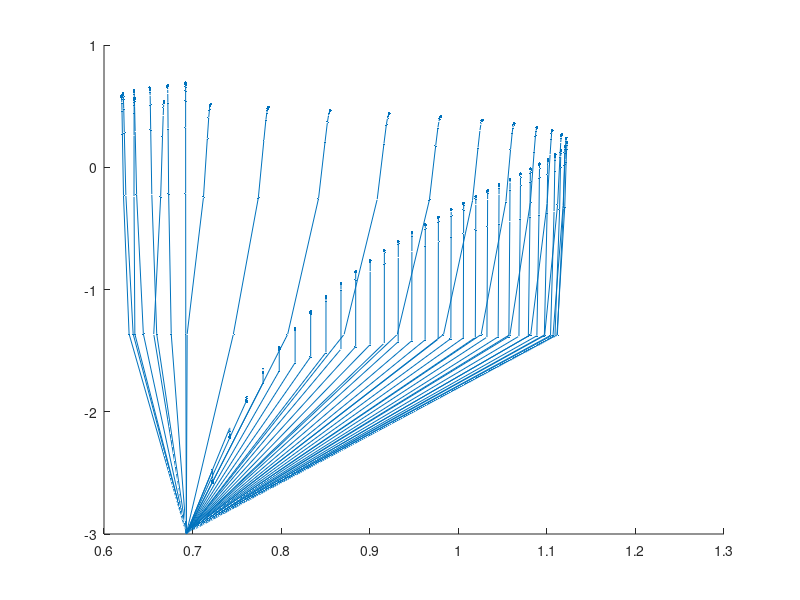

The MATLAB source for this figure: (Note: this script raises an error after producing the figure.)
% plotFig7manifold.m
% Philip Pare
% 6/26/17

% plot_manifold.m
% Mark Transtrum
% 1/10/18

load('manifold_data.mat')
figure()
clf
hold on;
plot3(log(result2(:,1)),log(result2(:,2)),log(result2(:,3)),'.-')

[mag,ph] = bode(sysSPA1,w);
plot3(log(mag(:,:,1)),log(mag(:,:,2)),log(mag(:,:,3)),'g+','MarkerSize',25,'LineWidth',4)

[mag,ph] = bode(sysSPA,w);
plot3(log(mag(:,:,1)),log(mag(:,:,2)),log(mag(:,:,3)),'gx','MarkerSize',25,'LineWidth',4)

[mag,ph] = bode(sys1,w);
plot3(log(mag(:,:,1)),log(mag(:,:,2)),log(mag(:,:,3)),'k^','MarkerSize',15,'LineWidth',4)

[mag,ph] = bode(sys0,w);
plot3(log(mag(:,:,1)),log(mag(:,:,2)),log(mag(:,:,3)),'ko','MarkerSize',15,'LineWidth',4)

[mag,ph] = bode(sysBT2,w);
plot3(log(mag(:,:,1)),log(mag(:,:,2)),log(mag(:,:,3)),'m.','MarkerSize',45)

plot3(log(magOpt(:,:,1)),log(magOpt(:,:,2)),log(magOpt(:,:,3)),'d','Color', [153/255  0    204/255],'MarkerSize',15,'LineWidth',4)

plot3(xtop,ytop,ztop,'Color','c','LineWidth',5)
plot3(xlef,ylef,zlef,'Color','r','LineWidth',5)
plot3(xrig,yrig,zrig,'Color','c','LineWidth',5)

grid on
view(3)

% axis('equal')
axis([.6 1.2 -3 1 -8 1])
